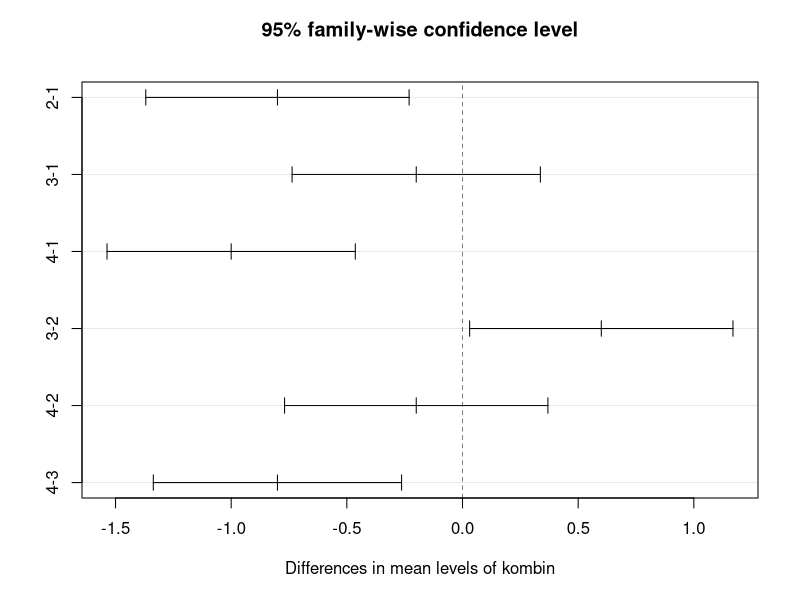

R code for this plot: (Note: this script raises an error after producing the figure.)
# ZAD 1
# wprowadzanie danych: 
plony = c(2.6,2.4,2.0,1.8,2.2,1.5,1.5,1.4,1.2,2.5,2.2,1.8,1.7,1.8,1.5,1.2,1.5,0.8,1.0) # zmienna mierzalna
kombin = c(rep('1',5),rep('2',4),rep('3',5),rep('4',5))
# a)
# normalnosc rozkładów (test shapiro wilka):
# H01: rozklad plonow przy nawozeniu 1 jest normalny H11: ~H01
# H02: rozklad plonow przy nawozeniu 2 jest normalny H12: ~H02
# H03: rozklad plonow przy nawozeniu 3 jest normalny H13: ~H03
# H04: rozklad plonow przy nawozeniu 4 jest normalny H14: ~H04
by(plony,kombin,shapiro.test)
#1: W = 0.98676, p-value = 0.9672
#2: W = 0.82743, p-value = 0.1612
#3: W = 0.85805, p-value = 0.2213
#4: W = 0.90345, p-value = 0.4292
# alfa = 0.05
# Nie ma podstaw do odrzucenia hipotez zerowych, że rozkłady plonów przy wszystkich kombinacjach są normalne
# b)
#jednorodność wariancji
#H0: sig1^2=sig2^2=..=sigk^2 (wariancje są jednakowe)
#H1: ~H0; wariancje nie są jednakowe
bartlett.test (plony ~ kombin)
# Bartlett's K-squared = 2.0916, df = 3, p-value = 0.5536
# Nie ma podstaw do odrzucenia hipotezy H0 o jednakowych wariancjach plonów przy wszystkich kombinacjach
# c)
# test ANOVA
# H0: m1=m2=m3=m4 (brak wpływu czynnika)
# H1: wpływ istotny czynnika
anova (aov(plony ~ kombin))
# statystyka testowa (przedostatnia kolumna): 12.713(statystyka Fischera), 0.0002131(p-value = Pr(>F))

# Wniosek: alfa > p-value, więć odrzucamy H0 i przyjmujemy H1, zatem wpływ nawożenia rzepaku jarego jest ISTOTNY

# d) analiza post hoc (test Tukeya) | nieobowiązkowe!
TukeyHSD(aov(plony ~ kombin))
plot(TukeyHSD(aov(plony ~ kombin)))

# ZAD 2
# a) założenie o normalności rozkładu
# H0: rozkład średnich ocen za kursy jest normalny
# H1: ~H0
shapiro.test(Ankieta$Sr.kursy)
# W = 0.94705, p-value = 0.02188, alfa = 0.05
# odrzucamy H0 -> rozkład nie jest normalny

# test nieparametryczny (Wilcoxona)
# H0: med = 3.8
# H1: med > 3.8
wilcox.test(Ankieta$Sr.kursy, mu = 3.8, alternative = 'g')
# V = 927, p-value = 0.002597
# Wniosek: alfa > p-value, zatem odrzucamy H0 i przyjmujemy H1, czyli mediana średnich ocen za kursy jest wyższa niż 3.8

# ZAD 3
utarg = c(7.6, 12.0, 7.3, 11.3, 7.0, 10.8, 6.5, 8.1, 3.2, 8.7, 8.8, 11.7, 12.7, 18.5, 3.3, 6.7, 8.6, 6.9, 3.8, 3.7)
sklepy = c(rep('A',13),rep('B',7))

# a) normalność rozkładów
# H01: rozkład utargów w mieście A jest normalny; H11: ~H01
# H02: rozkład utargów w mieście B jest normalny; H12: ~H02
by(utarg,sklepy,shapiro.test)
# A : W = 0.94565, p-value = 0.5341
# B : W = 0.76886, p-value = 0.01989
# alfa = 0.05
# Wniosek: odrzucamy hipoteze o normalności rozkładu w mieście B

# test nieparametryczny Wilcoxona
# H0: medA = medB
# H1: medA > medB
wilcox.test (utarg ~ sklepy, alternative = 'g')
# W = 65, p-value = 0.0674
# Wniosek: brak podstaw do odrzucenia H0, która mówi że rozkłady utargów w miastach A i B są zbliżone

# ZAD 4
# alfa=0.05
# zalozenie 1: normalnosc  rozkladow
# H01:rozklad sredniej ocen dla inna jest normalny
# H11:nieprawda ze H01
# H02:rozklad sredniej ocen dla lo(pm) jest normalny
# H12:nieprawda ze H02
# H03:rozklad sredniej ocen dla lo(rm) jest normalny
# H13:nieprawda ze H03
# H04:rozklad sredniej ocen dla TI jest normalny
# H14:nieprawda ze H04 

by(Ankieta$Sr.kursy,Ankieta$Sz.srednia,shapiro.test)
# inna - W = 0.73812, p-value = 0.02302       a>p-value
# lo(pm) - W = 0.93802, p-value = 0.6433     a<p-value
# lo(rm) - W = 0.92401, p-value = 0.3916     a<p-value
# ti - W = 0.96214, p-value = 0.3319         a<p-vale

#odrzucamy wniosek o normalnosci rozkladu w inna
#nieparametryczny test Kuskala – Wallisa (bo 3 lub wiecej zmiennych)
#h0: meInna=meLO(pm)=meLO(rm)=meTI         h1: nie h0
kruskal.test(Ankieta$Sr.kursy~Ankieta$Sz.srednia)
#chi-squared = 9.7585, p-value = 0.02073
#alfa > p-value zatem odrzucamy h0 i przyjmujemy h1 ze szkola srednia ma wplyw na srednia ocen

# ZAD 6
# normalność rozkładu
# H0: rozkład liczby godzin spę-dzanych w ciągu doby przy komputerze jest normalny
# H1: ~H0
shapiro.test(Ankieta$L.godz)
# W = 0.94019, p-value = 0.0114, alfa = 0.05
# Wniosek: alfa > p-value -> odrzucamy H0, przyjmujemy H1

# test nieparametryczny (Wilcoxona)
# H0: med = 9
# H1: med < 9
wilcox.test(Ankieta$L.godz, mu = 9, alternative = 'l')
# V = 408.5, p-value = 0.01271
# Wniosek: alfa > p-value -> mediana liczby godzin spędzanych w ciągu doby przy komputerze w populacji wszystkich studentów I roku na WI jest mniejsza od 9 godzin

# ZAD 5
x = c(Ankieta$Sr.kursy,Ankieta$M.zamieszk)
table(Ankieta$M.zamieszk)
# a)
# normalnosc rozkładów
# H01: rozkład średniej ocen za kursy z 1. semestru dla osób mieszkających w akademiku jest normalny; H11: ~H01
# H02: rozkład średniej ocen za kursy z 1. semestru dla osób mieszkających z rodziną jest normalny; H12: ~H02
# H03: rozkład średniej ocen za kursy z 1. semestru dla osób mieszkających na stancji lub innej jest normalny; H12: ~H02
by(Ankieta$Sr.kursy,Ankieta$M.zamieszk,shapiro.test)
# 1: W = 0.94158, p-value = 0.4777 alfa < p-value
# 2: W = 0.93159, p-value = 0.03886 alfa > p-value
# 3: W = 0.95347, p-value = 0.7682 alfa < p-value
# Wniosek: odrzucamy hipotezę o normalności rozkładów 

# test nieparametryczny (test Kuskala – Wallisa)
# H0: wariancje są niejednorodne
# H1: wariacje sa jednorodne
kruskal.test (Ankieta$Sr.kursy ~ Ankieta$M.zamieszk)
# Kruskal-Wallis chi-squared = 0.31139, df = 2, p-value = 0.8558
# alfa < p-value -> brak podstaw do odrzucenia H0, o tym że miejsce zamieszkania ma wpływ na srednia ocen z kursów w populacji wszystkich studentów I roku na WI
